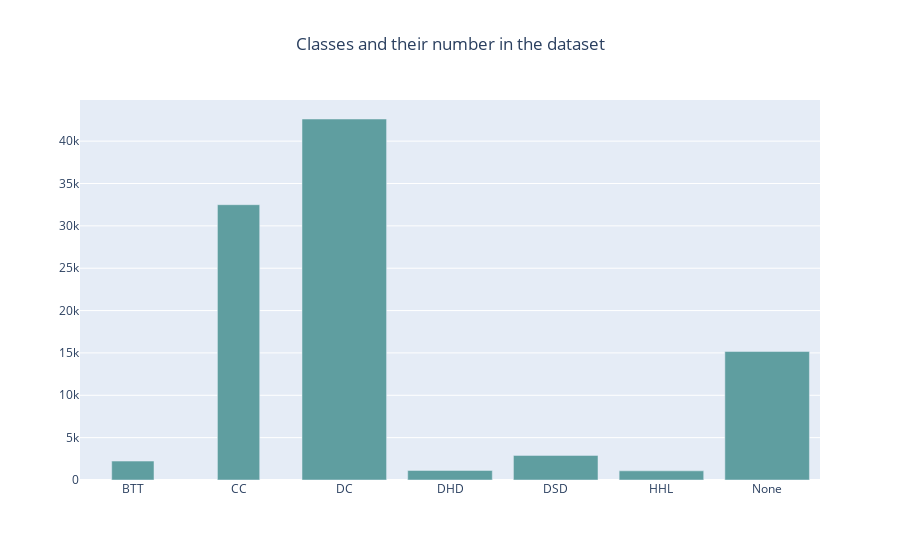

The code cell stored with this chart in its notebook:
### Code cell
groups = data_Clean.groupby(by=Label).count()[A]
fig = go.Figure()
fig.add_trace(go.Bar(
    x=groups.index,
    y=groups,
    marker_color='cadetblue',
    width=[0.4, 0.4]))
fig.update_layout(title='Classes and their number in the dataset', title_x=0.5)

### Figure 1 — Plotly figure (JSON) as saved in the notebook; plotly's stock layout.template omitted (floating-point values rounded to 4 significant figures)
{"data": [{"marker": {"color": "cadetblue"}, "type": "bar", "width": [0.4, 0.4], "x": ["BTT", "CC", "DC", "DHD", "DSD", "HHL", "None"], "y": [2233, 32498, 42614, 1129, 2904, 1082, 15166]}], "layout": {"title": {"text": "Classes and their number in the dataset", "x": 0.5}}}
